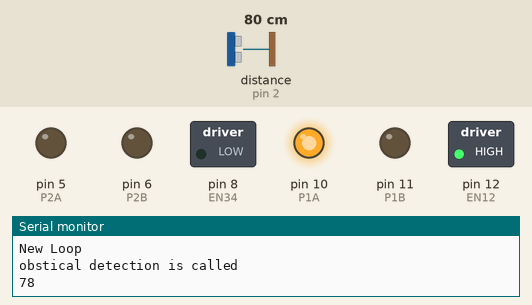
Bench run of a sketch on a simulated Arduino Uno, built with avr-gcc and run on an emulated ATmega328P. Shown: switched loads named in the sketch (green lamp = pin HIGH), output pins drawn as LEDs (lit = HIGH), the last lines printed to the serial monitor. Wiring (inferred from the names in the program): ultrasonic range finder: trigger pin 3; echo pin 2. Dashed ring = blinking. The inputs (shaded band) are chosen by the test bench; at power-on: distance to the obstacle (sensor on pin 2) 80 cm. The echo pulse lasts 58.3 µs per cm; pins used as bus, display or sensor lines are not drawn.

Above: at 1.3 s.
1.4 s: distance to the obstacle (sensor on pin 2) set to 47 cm
4.4 s: distance to the obstacle (sensor on pin 2) set to 38 cm
At 5.3 s:
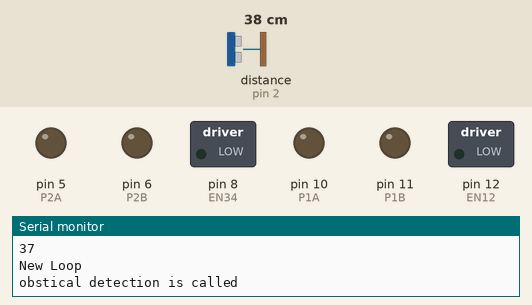
7.4 s: distance to the obstacle (sensor on pin 2) set to 60 cm
At 7.7 s:
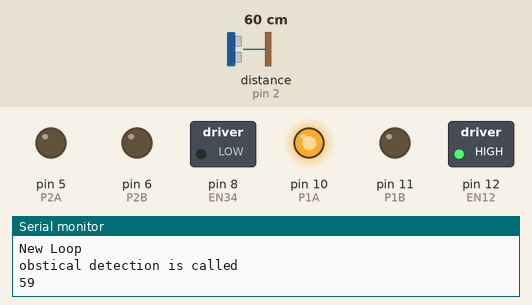
10.4 s: distance to the obstacle (sensor on pin 2) set to 18 cm
At 10.8 s:
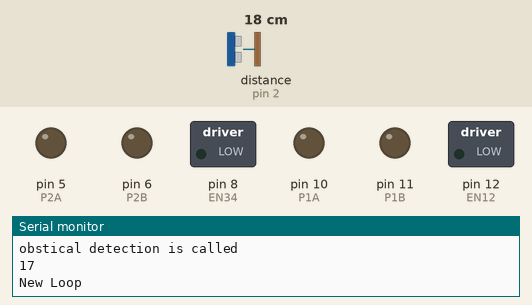
11.9 s: distance to the obstacle (sensor on pin 2) set to 250 cm
At 12.3 s:
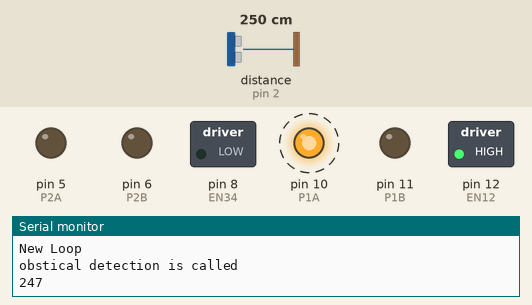
Timing chart, 0 to 15.9 s (numbered marks = the images above; inputs shaded):
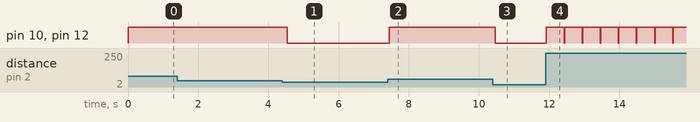

The sketch:

Tesla_v01.ino
```cpp
// (licence header left out)
// DC motor  control
#define P1A 10 // define pin 10as for P1A
#define P2A 5 // define pin 11 as for P2A
#define EN12 12 // define pin 9 as for 1,2EN enable

#define P1B 11 // define pin 10as for P1A
#define P2B 6 // define pin 11 as for P2A
#define EN34 8 // define pin 9 as for 1,2EN enable


#define  trig 3  // define the triger for the ultrasonic sensor
#define  echo 2  // define the echo input of the Sensor

long travel_time, distance;


const int max_dis = 40; // 40 sm maximum acceptable distance
const int speedStep = 15;
const int speedDelay = 1000;// delay between speed increment


void setup() {
  // L293 Motor Contro Code by Robojax.com 20180811
  Serial.begin(9600);// setup Serial Monitor to display information

  pinMode(P1A, OUTPUT);// define pin as OUTPUT for P1A
  pinMode(P2A, OUTPUT);// define pin as OUTPUT for P2A
  pinMode(EN12, OUTPUT);// define pin as OUTPUT for 1,2EN

  pinMode(P1B, OUTPUT);// define pin as OUTPUT for P1A
  pinMode(P2B, OUTPUT);// define pin as OUTPUT for P2A
  pinMode(EN34, OUTPUT);// define pin as OUTPUT for 1,2EN


  pinMode(trig, OUTPUT);
  pinMode(echo, INPUT);

  Serial.println("L293D Motor Speed Control");


}

void loop() {

  Serial.println("New Loop");

  if (ObsticalDetection()) {
    forward(255, 1);
    delay(500);
  }
  forward(0, 0);


  //
  //backward(255, 1);
  //delay(1000);
  //
  //backward(255, 0);
  //
  //turn('L');
  //delay(1000);
  //turn('R');
  //delay(1000);


}//loop end


bool ObsticalDetection() {

  Serial.println("obstical detection is called");

  digitalWrite(trig, LOW);
  delayMicroseconds(2);
  //Sending a high puls
  digitalWrite(trig, HIGH);
  delayMicroseconds(10);
  digitalWrite(trig, LOW);

  travel_time = pulseIn(echo, HIGH);

  //calculation the distance

  distance = (travel_time * 0.034) / 2 ; // Distance = Time * Speed / 2
  // The speed of sound is 340.29 m/s or 0.034 cm/µs.
  Serial.println(distance);
  if (distance > max_dis)
    return true;
  else
    return false;
}

void forward (int spd, int en) {

  digitalWrite(EN12 , en); // Enable 1A and 2A
  analogWrite(P1A, spd); // send PWM with spd value to P1A
  digitalWrite(P2A, LOW); // LOW signal to P2A

}

void backward (int spd, int en) {

  digitalWrite(EN12 , en); //enable 1A and 2A
  digitalWrite(P1A, LOW); // Keep it LOW P1A
  analogWrite(P2A, spd); // send PWM with spd value to  P2A

}

void turn(char dir) {

  if (dir == 'L') {

    digitalWrite(EN34 , 1); // Enable 1A and 2A
    analogWrite(P1B, 250); // send PWM with spd value to P1A
    digitalWrite(P2B, LOW); // LOW signal to P2A

  } else {

    digitalWrite(EN34 , 1); //enable 1A and 2A
    digitalWrite(P1B, LOW); // Keep it LOW P1A
    analogWrite(P2B, 250); // send PWM with spd value to  P2A


  }

}
```

Measured:
- the behaviour switches between 42 and 41 cm on distance to the obstacle (sensor on pin 2) (found by bisection; images 0 and 1)
- after the input at 4.4 s, pin 10 (P1A), pin 12 (EN12): HIGH → LOW after 0.14 s
- after the input at 7.4 s, pin 10 (P1A), pin 12 (EN12): LOW → HIGH after 0.05 s
- after the input at 10.4 s, pin 10 (P1A), pin 12 (EN12): HIGH → LOW after 0.07 s
- after the input at 11.9 s, pin 10 (P1A), pin 12 (EN12): alternates HIGH for 0.50 s and LOW for 0.02 s, starting at once
